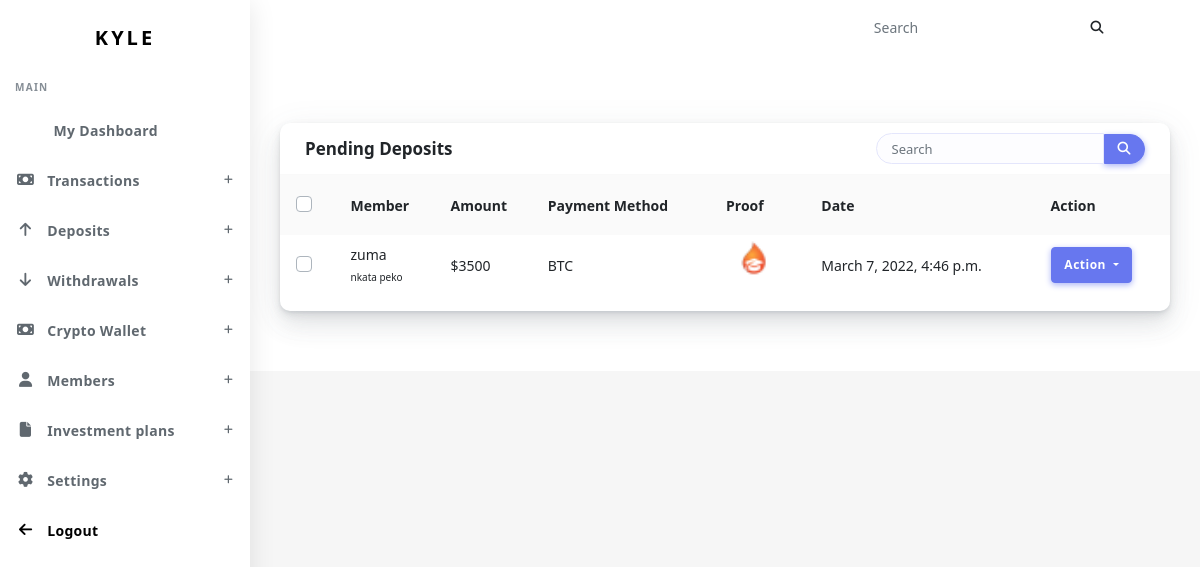
The app's page /my-admin/deposit-notice/ (signed in) with its own data.
### Users/models.py (models this page shows, shortened)
class User(AbstractUser) :
    wallet_choices = (
        ("BTC","BTC"),
        ("ETH","ETH"),
        ("USDT","USDT"),
        ("LTC","LTC")
    )
    def get_path(instance,filename) :
        filename = "{}.{}".format(instance.name,filename.split('.')[1])
        return "users/dp/{}".format(filename)
    name = models.CharField(max_length=30)
    phone_number = models.CharField(max_length = 30,blank = False,null = False)
    picture = models.FileField(upload_to = get_path)
    referee = models.ForeignKey('self',blank = True,null=True,related_name ="referral",on_delete = models.SET_NULL)
    referral_id  = models.CharField(max_length=10,blank = True,editable = False)
    is_admin = models.BooleanField(default = False)
    country = models.ForeignKey(Country,on_delete = models.SET_NULL,null = True)
    _wallet_name = models.CharField(max_length=10,null  = True,choices = wallet_choices)
    _wallet_address = models.CharField(max_length=40,null  = True,help_text = "BEP20 address")
    email_verified = models.BooleanField(default= False)
    def __init__(self,*args,**kwargs) :
        super(User,self).__init__(*args,**kwargs)
        self.__fields_to_watch_for_changes = ['email']
        for field in self.__fields_to_watch_for_changes :
            setattr(self,'__initial_{}'.format(field),getattr(self,field))

### wallet/models.py (models this page shows, shortened)
class PendingDeposit(models.Model)    :
    method_choices = (("USDT","USDT"),("ETH","ETH"),("BTC","BTC"),("LTC","LTC"))
    def get_path(instance,file_name) :
        ext = file_name.split(".")[1]
        return "{}/deposits/{}.{}".format(instance.user.username,instance.plan,ext)
    user  = models.OneToOneField(get_user_model(),on_delete = models.CASCADE,related_name = 'user_pending_deposit')
    plan = models.ForeignKey(Plan,related_name = 'pending_deposit',null = True,on_delete = models.SET_NULL)
    amount = models.PositiveIntegerField(null = False)
    is_approved  = models.BooleanField(default = False)
    is_declined = models.BooleanField(default = False)
    decline_reason = models.TextField(null = True)
    payment_method = models.CharField(max_length=10,choices = method_choices)
    payment_proof = models.FileField(upload_to=get_path)
    date = models.DateTimeField(auto_now_add=True)

### myadmin/investment.py (the view)
# urls.py: path('deposit-notice/',DepositNotice.as_view(),name='deposit-notice'),
class DepositNotice(AdminBase,ListView)   :
    model = PendingDeposit
    template_name = 'deposit-notice.html'
    context_object_name = "deposits"
    def get_queryset(self) :
        return self.model.objects.filter(is_approved = False)

### core/context.py (called while the page is built)
def core(request) :
    prepend = "https://" if request.is_secure() else "http://"
    host = request.get_host()
    ctx = {}
    ctx['site_name'] = "Nintrend"
    ctx['support_email'] = "support@nintrend.ltd"
    ctx['site_email'] = "support@nintrend.ltd"
    ctx['site_phone'] = "+3594858"
    ctx['site_whatsapp_no'] = "+66658656fg6"
    ctx['site_address'] = "No 23 winston road new york"
    ctx['usdt_wallet_address'] = "udusfuvusuyusfdy8gg36g687"
    ctx['eth_wallet_address'] = "6t43btr7f6t6wtf76t463tr6tfr"
    ctx['btc_wallet_address'] = "8763g4yf668r76734fg7hu7b76v"
    ctx['ltc_wallet_address'] = "gurt8768w7ter67ew7gtrtfg7tt"
    return ctx

### myadmin/dashboard.py (called while the page is built)
    def test_func(self) :
        return self.request.user.is_staff or self.request.user.is_superuser

### myadmin/templates/deposit-notice.html (shortened to what this page needs)
{% extends 'dashboard-base.html' %}
{% load static %}
{% load crispy_forms_tags %}
{% load crispy_forms_filters %}
{% load mytags %}
{% block content %}
<div class="main-content" style="margin:0px;background-color: white">
        <section class="section" >
          <div class="section-body">
                <div class="row">
                        <div class="col-12">
                          <div class="card" style="">
                            <div class="card-header">
                              <h4>Pending Deposits</h4>
                              <div class="card-header-form">
                                <form>
                                  <div class="input-group">
                                    <input type="text" class="form-control" placeholder="Search">
                                    <div class="input-group-btn">
                                      <button class="btn btn-primary"><i class="fas fa-search"></i></button>
                                    </div>
                                  </div>
                                </form>
                              </div>
                            </div>
                            <div class="card-body p-0">
                              <div class="table-responsive">
                                <table class="table table-striped">
                                  <tr>
                                    <th class="text-center">
                                      <div class="custom-checkbox custom-checkbox-table custom-control">
                                        <label for="checkbox-all" class="custom-control-label">&nbsp;</label>
                                      </div>
                                    </th>
                                    <th>Member</th>
                                    <th>Amount</th>
                                    <th>Payment Method</th>
                                    <th>Proof</th>
                                    <th> Date</th>
                                    <th>Action</th>
                                  </tr>
                                  {% if  deposits %}
                                  {% for deposit in deposits %}
                                  <tr>
                                    <td class="p-0 text-center">
                                      <div class="custom-checkbox custom-control">
                                        <label for="checkbox-1" class="custom-control-label">&nbsp;</label>
                                      </div>
                                    </td>
                                    <td>
                                        <span>{{deposit.user.username}}<br><c style="font-size: 10px">{{deposit.user.name}}</c></span>
                                    </td>
                                    <td>${{deposit.amount}}</td>
                                    <td>{{deposit.payment_method}}</td>
                                    <td>
                                        <a href="{{deposit.payment_proof.url}}">
                                          <img alt="image" src="{{deposit.payment_proof.url}}" width="55">
                                        </a>
                                  </td>
                                    <td>{{deposit.date}}</td>
                                    <td id="action-cell">
                                            <div class="dropdown d-inline">
                                                    <button class="btn btn-primary dropdown-toggle" type="button" id="dropdownMenuButton2"
                                                      data-toggle="dropdown" aria-haspopup="true" aria-expanded="false">
                                                      Action
                                                    </button>
                                                  </div>
                                        </td>
                                  </tr>
                                  {% endfor %}
                                  {% else %}
                                  <p style="padding-left:10px">You have no new Pending deposits</p>
                                  {% endif %}
                                </table>
                              </div>
                            </div>
                          </div>
                        </div>
                      </div>
          </div>
        </section>
</div>
{% endblock %}

### myadmin/templates/dashboard-base.html (shortened to what this page needs)
{% load static %}
{% load i18n %}
<!DOCTYPE html>
<html lang="en">
<head>
  <link rel="stylesheet" href="{% static 'dashboard/css/app.min.css' %}">
  <link rel="stylesheet" href="{% static 'dashboard/bundles/prism/prism.css' %}">
  <link rel="stylesheet" href="{% static 'dashboard/css/style.css' %}">
  <link rel="stylesheet" href="{% static 'dashboard/css/components.css' %}">
  <link rel="stylesheet" href="{% static 'dashboard/css/custom.css' %}">
  <link href="{% static 'socials/alita/css/materialdesignicons.min.css' %}" rel="stylesheet">
  <link href="{% static 'socials/alita/css/fontawesome.css' %}" rel="stylesheet">
</head>
<body>
  <div id="app" style="background-color: white">
    <div class="main-wrapper main-wrapper-1">
      <div class="navbar-bg"></div>
      <nav class="navbar navbar-expand-lg main-navbar sticky">
        <div class="form-inline mr-auto">
          <ul class="navbar-nav mr-3">
            <li><a href="#" data-toggle="sidebar" class="nav-link nav-link-lg
									collapse-btn"> </a></li>
            <li><a href="#" class="nav-link nav-link-lg fullscreen-btn">
              </a></li>
          </ul>
        </div>
        <ul class="navbar-nav navbar-right">
            <li>
                <form class="form-inline mr-auto">
                  <div class="search-element">
                    <input class="form-control" type="search" placeholder="Search" aria-label="Search" data-width="200">
                    <button class="btn" type="submit">
                      <i class="fas fa-search"></i>
                    </button>
                  </div>
                </form>
              </li>
              <li class="dropdown dropdown-list-toggle"><a href="#" data-toggle="dropdown"
                class="nav-link notification-toggle nav-link-lg"><i data-feather="bell" class="bell"></i>
              </a>
            </li>
        </ul>
      </nav>
      <div class="main-sidebar sidebar-style-2">
        <aside id="sidebar-wrapper">
          <div class="sidebar-brand">
            <a href="index.html">
               <span
                class="logo-name">{{user.username}}</span>
            </a>
          </div>
          <ul class="sidebar-menu">
            <li class="menu-header">Main</li>
            <li class="nav-item">
              <a style="padding-left:20px" href="{% url 'admin-dashboard' %}" class="nav-link"><span>My Dashboard</span></a>
            </li>
            <li class="dropdown" style="padding-left:0px">
                <a style="padding-left:10px" href="#" class="menu-toggle nav-link has-dropdown"><i class="fas fa-money-bill"></i><span>Transactions</span></a>
            </li>
        <li class="dropdown" style="padding-left:0px">
            <a style="padding-left:10px" href="#" class="menu-toggle nav-link has-dropdown"><i class="fas fa-arrow-up"></i><span>Deposits</span></a>
        </li>
        <li class="dropdown" style="padding-left:0px">
            <a style="padding-left:10px" href="#" class="menu-toggle nav-link has-dropdown"><i class="fas fa-arrow-down"></i><span>Withdrawals</span></a>
        </li>
        <li class="dropdown" style="padding-left:0px">
            <a style="padding-left:10px" href="#" class="menu-toggle nav-link has-dropdown"><i class="fas fa-money-bill"></i><span>Crypto Wallet</span></a>
        </li>
        <li class="dropdown" style="padding-left:0px">
            <a style="padding-left:10px" href="#" class="menu-toggle nav-link has-dropdown"><i class="fas fa-user"></i><span>Members</span></a>
        </li>
        <li class="dropdown" style="padding-left:0px">
            <a style="padding-left:10px" href="#" class="menu-toggle nav-link has-dropdown"><i class="fas fa-file"></i><span>Investment plans</span></a>
        </li>
        <li class="dropdown" style="padding-left:0px">
            <a style="padding-left:10px" href="#" class="menu-toggle nav-link has-dropdown"><i class="fas fa-cog"></i><span>Settings</span></a>
        </li>
        <li  class="nav-item">
          <a style="color:black;padding-left:10px" href="{% url 'logout' %}" class="nav-link"><i class="fas fa-arrow-left"></i><span>Logout</span></a>
      </li>
          </ul>
        </aside>
      </div>
       <div style="padding-bottom:30px">
      {% block content %}{% endblock %}
      </div>
</body>
</html>

### records on screen
User: username "KYLE"
PendingDeposit: user.username "zuma", user.name "nkata peko", amount "3500", payment_method "BTC", payment_proof (picture), date "March 7, 2022, 4:46 p.m."
